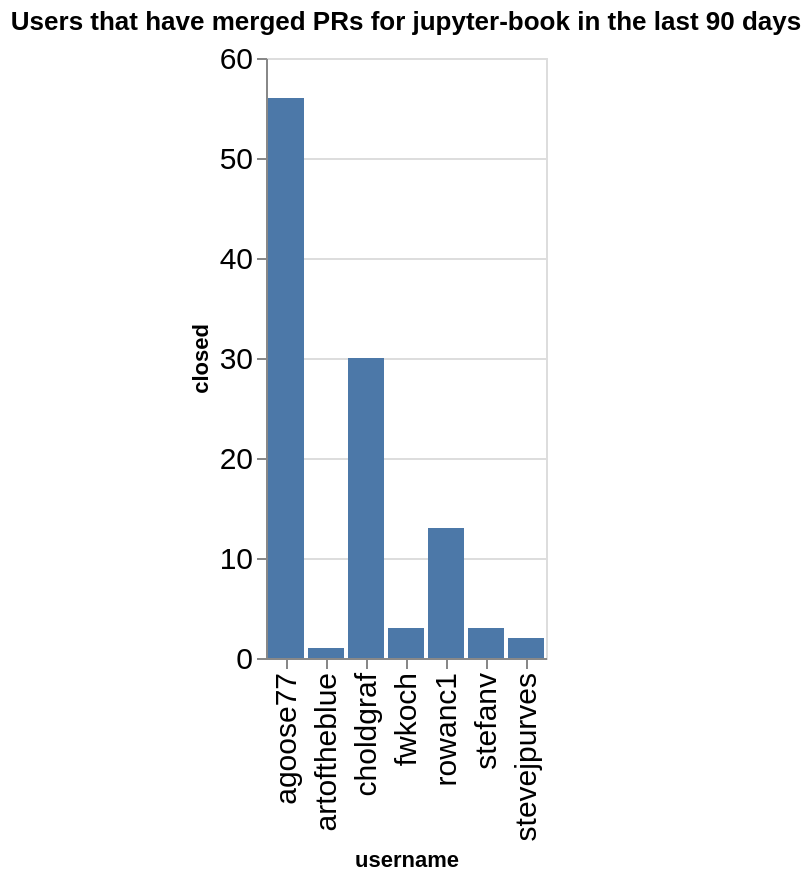

Here is the notebook cell this chart was saved with:
### Code cell
charts = []
title = f"Users that have merged PRs for {github_org} in the last {n_days} days"
ch = alt.Chart(data=closed_by_repo.replace(np.nan, 0), title=title).mark_bar().encode(
    x='username',
    y='closed',
)
ch

### Figure 1 — Vega-Lite specification as saved in the notebook (floating-point values rounded to 4 significant figures)
{"config": {"axisLeft": {"labelFontSize": 15}, "axisBottom": {"labelFontSize": 15}}, "data": {"name": "data-739b7bfa13d16b6f72aea0b8c23e4c71"}, "mark": {"type": "bar"}, "encoding": {"x": {"field": "username", "type": "nominal"}, "y": {"field": "closed", "type": "quantitative"}}, "title": "Users that have merged PRs for jupyter-book in the last 90 days", "$schema": "https://vega.github.io/schema/vega-lite/v5.20.1.json", "datasets": {"data-739b7bfa13d16b6f72aea0b8c23e4c71": [{"name": "blog", "username": "agoose77", "closed": 4}, {"name": "example-landing-pages", "username": "agoose77", "closed": 1}, {"name": "example-landing-pages", "username": "choldgraf", "closed": 1}, {"name": "jupyter-book", "username": "agoose77", "closed": 1}, {"name": "jupyter-book", "username": "choldgraf", "closed": 2}, {"name": "myst-spec", "username": "choldgraf", "closed": 1}, {"name": "myst-theme", "username": "agoose77", "closed": 17}, {"name": "myst-theme", "username": "choldgraf", "closed": 3}, {"name": "myst-theme", "username": "rowanc1", "closed": 2}, {"name": "myst-theme", "username": "stefanv", "closed": 2}, {"name": "myst-theme", "username": "stevejpurves", "closed": 1}, {"name": "mystmd", "username": "agoose77", "closed": 29}, {"name": "mystmd", "username": "artoftheblue", "closed": 1}, {"name": "mystmd", "username": "choldgraf", "closed": 16}, {"name": "mystmd", "username": "fwkoch", "closed": 3}, {"name": "mystmd", "username": "rowanc1", "closed": 10}, {"name": "mystmd", "username": "stefanv", "closed": 1}, {"name": "mystmd", "username": "stevejpurves", "closed": 1}, {"name": "mystmd.org", "username": "agoose77", "closed": 3}, {"name": "mystmd.org", "username": "choldgraf", "closed": 2}, {"name": "mystmd.org", "username": "rowanc1", "closed": 1}, {"name": "team-compass", "username": "agoose77", "closed": 1}, {"name": "team-compass", "username": "choldgraf", "closed": 4}, {"name": "thebe", "username": "choldgraf", "closed": 1}]}}
